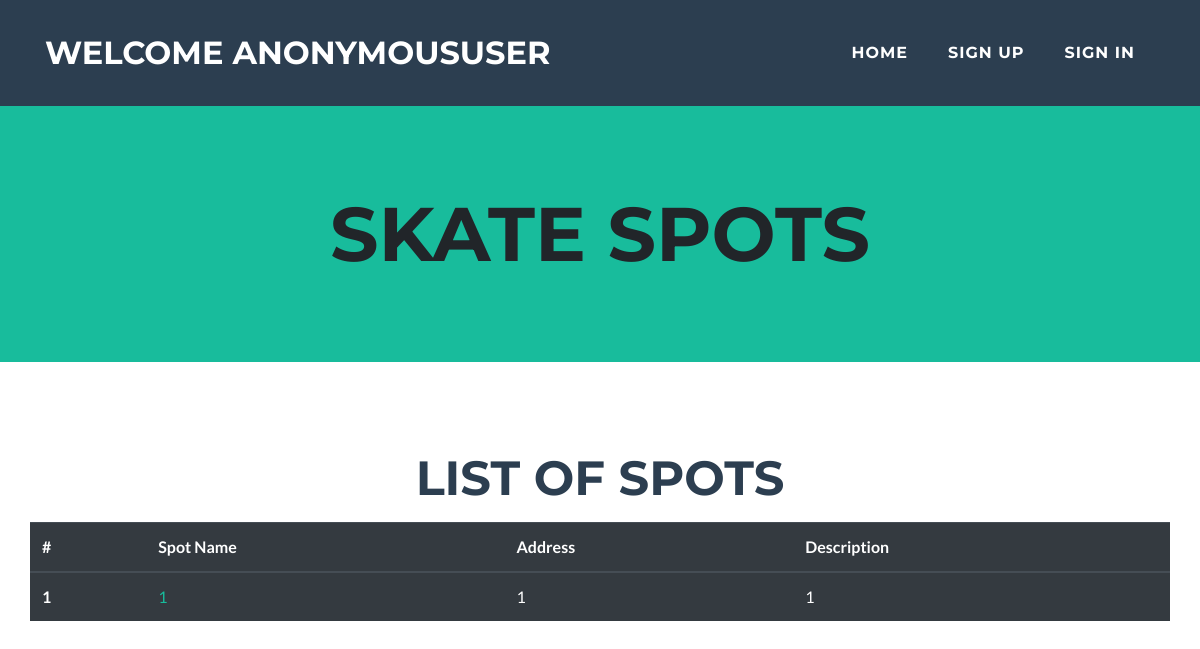
The app's page /, older data.
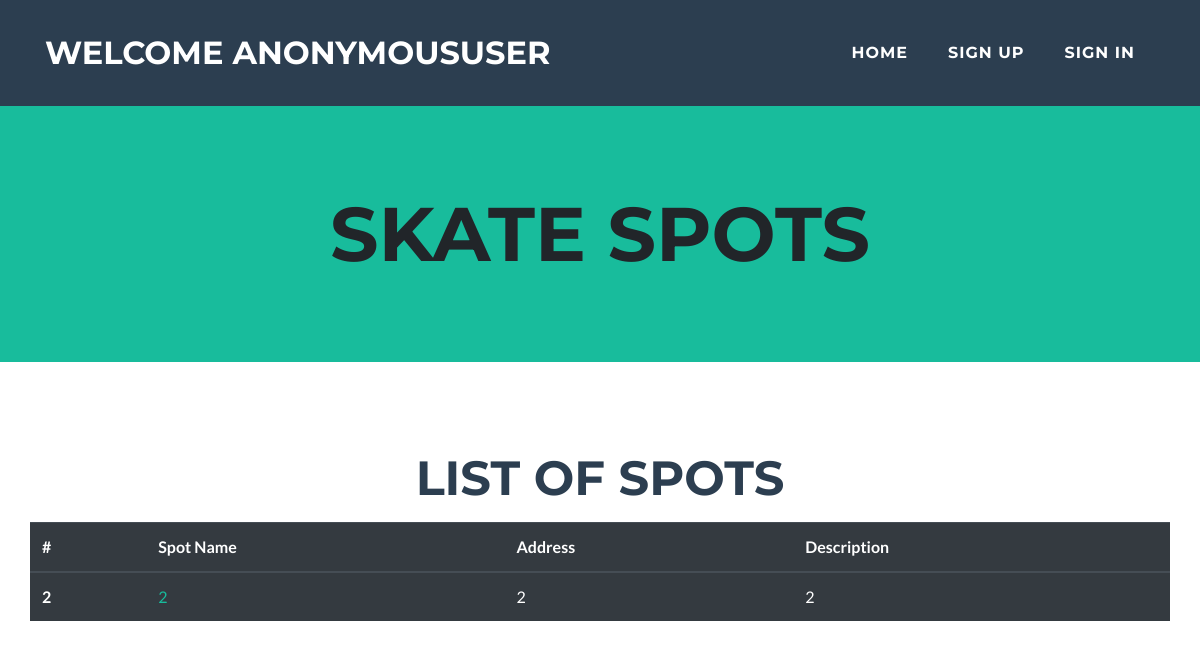
The same page, newer data.
### skate/models.py (models this page shows)
class Spot(models.Model):
    spot_name = models.CharField(max_length=200)
    spot_address= models.CharField(max_length=400)
    spot_description= models.CharField(max_length=800)
    picture = models.ImageField(default='default.jpg', upload_to='spot_images')
    rating = models.IntegerField(default=0)
    author = models.ForeignKey(User, on_delete=models.CASCADE)

### skate/views.py (the view)
# urls.py: path('', views.index, name='index'),
def index(request):
    spot = Spot.objects.all()
    context ={'spot':spot}
    template = loader.get_template('skate/index.html')
    return HttpResponse(template.render(context, request))

### skate/templates/skate/index.html (shortened to what this page needs)
{% extends 'skate/base.html' %}
{% load static %}
{% block content %}
    <header class="masthead bg-primary text-black text-center">
    <h1 class="text-uppercase mb-0">Skate Spots</h1>
</header>
<section class ="portfolio" id="portfolio">
<div class="container">
        <h2 class="text-center text-uppercase text-secondary mb-0">List of Spots</h2>
        <br>
        <div class="row">
    <table class="table table-hover table-dark">
        <thead>
            <th scope='col'>#</th>
            <th scope="col">Spot Name</th>
  <th scope="col">Address</th>
  <th scope="col">Description</th>
 {% for spot in spot %}
 </thead>
 <tbody>
 <tr>
  <th scope="row">{{spot.id}}</th>
  <td> <a href="{% url 'skate:detail' spot.id %}">
    <div style="height:100%;width:100%">
        {{spot.spot_name}}
    </div>
    </td>
  <td>{{spot.spot_address}}</td>
  <td>{{spot.spot_description}}</td>
 </tr>
   {% endfor %}
    </tbody>
    </table>
</div>
</div>
  {% endblock content %}

### skate/templates/skate/base.html (shortened to what this page needs)
{% load static %}
<!DOCTYPE html>
<html lang="en">
<head>
  <link href="{% static 'skate/vendor/bootstrap/css/bootstrap.min.css' %}" rel="stylesheet">
  <link href="{% static 'skate/vendor/fontawesome-free/css/all.min.css' %}" rel="stylesheet" type="text/css">
  <link href="{% static 'skate/vendor/magnific-popup/magnific-popup.css' %}" rel="stylesheet" type="text/css">
  <link href="{% static 'skate/css/freelancer.min.css' %}" rel="stylesheet">
</head>
<body id="page-top">
  <nav class="navbar navbar-expand-lg bg-secondary fixed-top text-uppercase" id="mainNav">
    <div class="container">
      <a class="navbar-brand js-scroll-trigger" href="#page-top"> Welcome {{request.user}}</a>
      <div class="collapse navbar-collapse" id="navbarResponsive">
          {% if user.is_authenticated %}
        <ul class="navbar-nav ml-auto">
          <li class="nav-item mx-0 mx-lg-1">
            <a class="nav-link py-3 px-0 px-lg-3 rounded js-scroll-trigger" href="{% url 'skate:index' %}">Home</a>
          </li>
          <li class="nav-item mx-0 mx-lg-1">
              <a class="nav-link py-3 px-0 px-lg-3 rounded js-scroll-trigger" href="{% url 'skate:logout' %}" role="button">Logout</a>
          </li>
          <li class="nav-item mx-0 mx-lg-1">
              <a class="nav-link py-3 px-0 px-lg-3 rounded js-scroll-trigger"data-toggle="modal" data-target="#SpotModel" data-whatever="@mdo">Add a Spot</a>
          </li>
        </ul>
        {% else %}
        <ul class="navbar-nav ml-auto">
            <li class="nav-item mx-0 mx-lg-1">
              <a class="nav-link py-3 px-0 px-lg-3 rounded js-scroll-trigger" href="{% url 'skate:index' %}">Home</a>
            </li>
            <li class="nav-item mx-0 mx-lg-1">
              <a class="nav-link py-3 px-0 px-lg-3 rounded js-scroll-trigger"data-toggle="modal" data-target="#SignupModel" data-whatever="@mdo">Sign Up</a>
            </li>
            <li class="nav-item mx-0 mx-lg-1">
              <a class="nav-link py-3 px-0 px-lg-3 rounded js-scroll-trigger"data-toggle="modal" data-target="#signIn" data-whatever="@mdo">Sign in</a>
            </li>
          </ul>
          {% endif %}
      </div>
    </div>
  </nav>
  {% block content%}
  {% endblock %}
</body>
</html>

Row changes from the older to the newer data that the page shows:
removed Spot: id "1", spot_name "1", spot_address "1", spot_description "1"
added Spot: id "2", spot_name "2", spot_address "2", spot_description "2"
